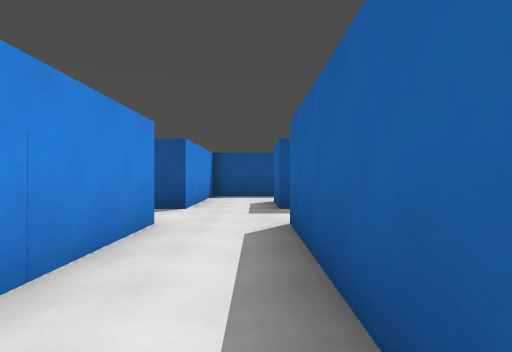
view 1 (above)

12 first-person views from a walk through a 3-D level made in the Godot game engine. The camera is 1.4 m above the floor, looks level and sees 80° across. The floor is counted in squares, 2 m on a side. Each view is taken from the middle of a square. On the plan, view 1 faces up. The plan holds only what a view shows up to about 10 squares ahead; the rest is blank. Surface patterns are stand-ins for the level's own textures.

view 2
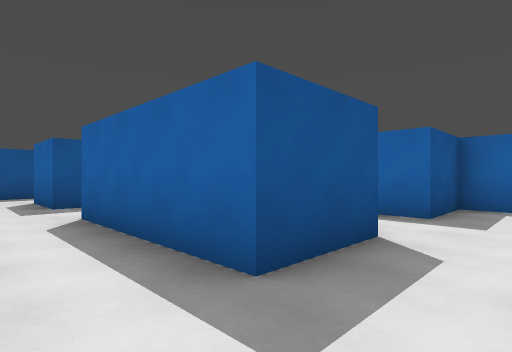

view 3
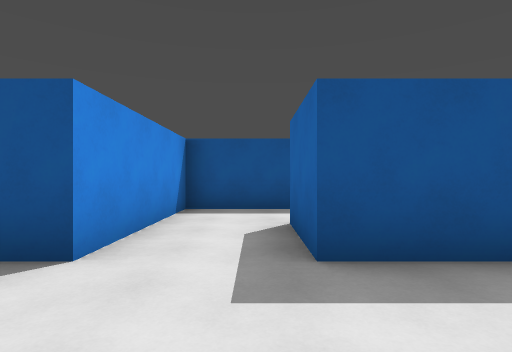

view 4
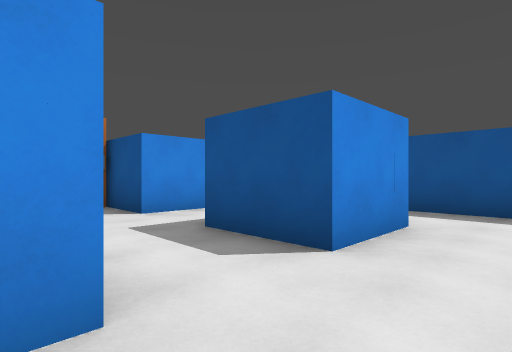

view 5
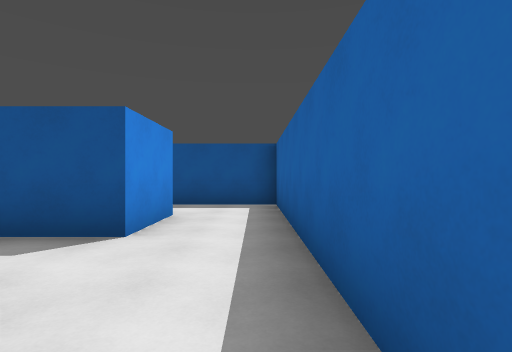

view 6
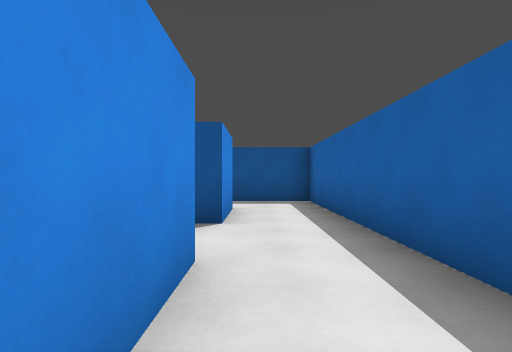

view 7
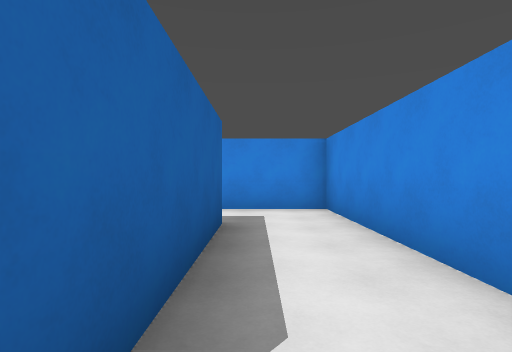

view 8
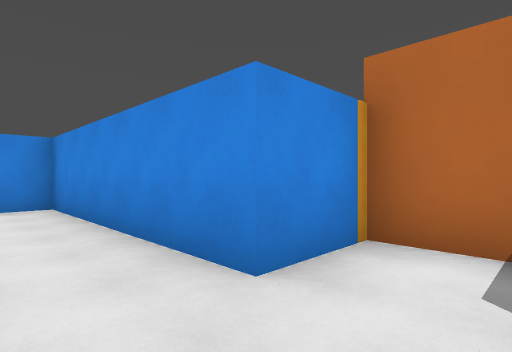

view 9
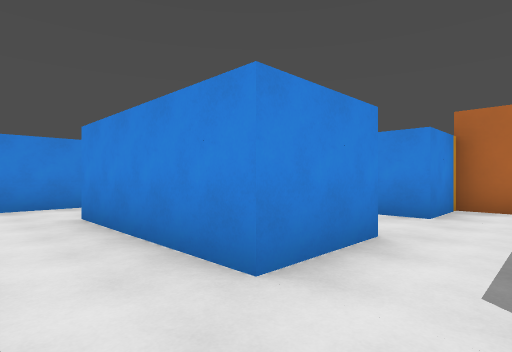

view 10
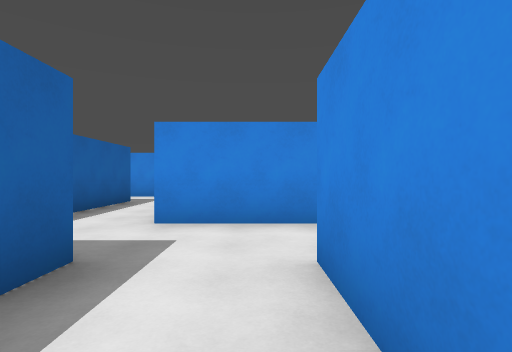

view 11
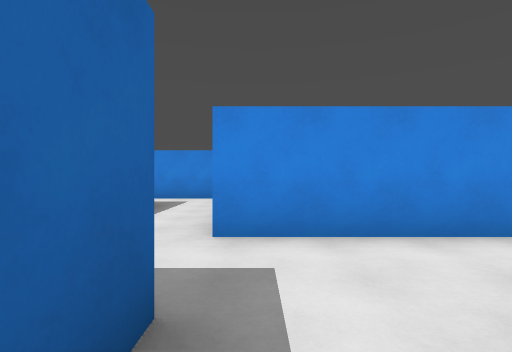

view 12
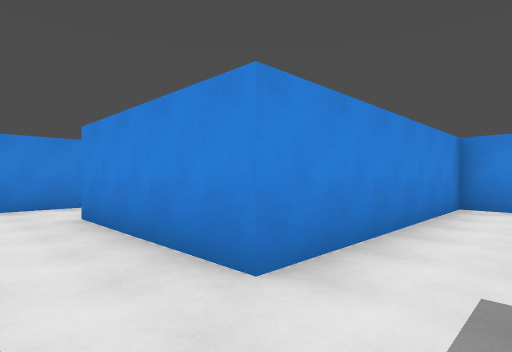

### Floor plan
Points are (right, up) in squares from view 1. A wall is a line through its corners. A room is listed if a view was taken in it or the views show most of it. See-through windows are left out.
Room 1 (views 1, 2, 3, 7, 8)
walls: (2.5, 6.5) (0.5, 6.5) (0.5, 8.5); (2.5, 0.5) (0.5, 0.5) (0.5, 4.5) (2.5, 4.5); (-1.5, 8.5) (-1.5, 6.5) (-3.2, 6.5) (-3.2, 4.5) (-1.5, 4.5) (-1.5, -1.5) (2.5, -1.5)
ways out: opening at (1.5, -0.5) to room 2; opening at (1.5, 5.5) to room 2; opening at (-0.5, 7.5) to room 3
Room 2 (views 4, 5, 6, 9, 10, 11, 12)
walls: (4.5, 3.5) (4.5, 6.5); (6.5, -0.4) (6.5, 0.5) (4.5, 0.5) (4.5, 1.5); (2.5, 4.5) (2.5, 0.5); (2.5, -1.5) (4.5, -1.5) (4.5, -5.5); (6.5, -5.5) (6.5, -2.8); (3.9, -7.5) (7.2, -7.5)
ways out: opening at (1.5, -0.5) to room 1; opening at (1.5, 5.5) to room 1; opening at (3.5, 7.5) to room 4; opening at (3.5, -6.5)
Room 3 (no view inside)
walls: (2.5, 10.5) (-1.5, 10.5) (-1.5, 8.5)
ways out: opening at (-0.5, 7.5) to room 1; opening at (1.5, 9.5) to room 4
Room 4 (no view inside)
walls: (2.5, 8.5) (2.5, 6.5); (4.5, 6.5) (4.5, 10.5) (2.5, 10.5)
ways out: opening at (3.5, 7.5) to room 2; opening at (1.5, 9.5) to room 3

Where each view was taken, in squares from view 1:
view 1: 0 up, 0 right, facing up
view 2: 1 down, 1 left, facing up-right
view 3: 4 up, 0 right, facing up
view 4: 4 up, 4 right, facing up-left
view 5: 3 up, 4 right, facing up
view 6: 2 up, 3 right, facing up
view 7: 5 up, 0 right, facing down
view 8: 6 up, 0 right, facing down-left
view 9: 6 up, 4 right, facing down-left
view 10: 3 up, 3 right, facing down
view 11: 2 up, 4 right, facing down
view 12: 0 up, 6 right, facing down-left
